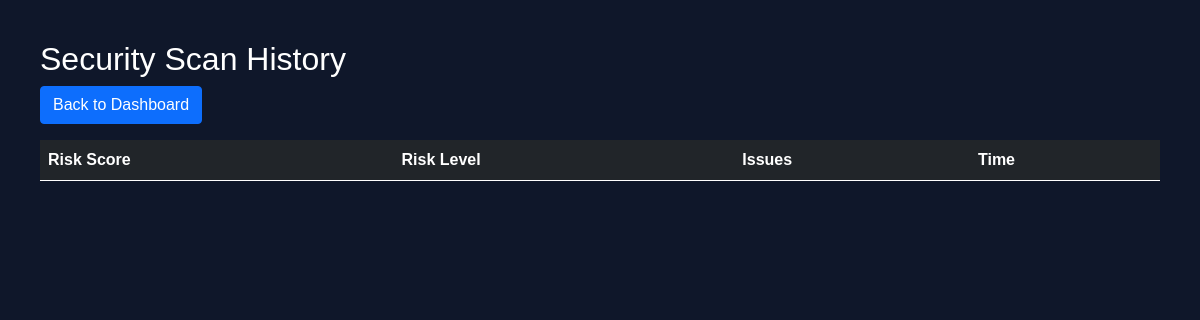
Page /history (signed in) on the earlier database version.
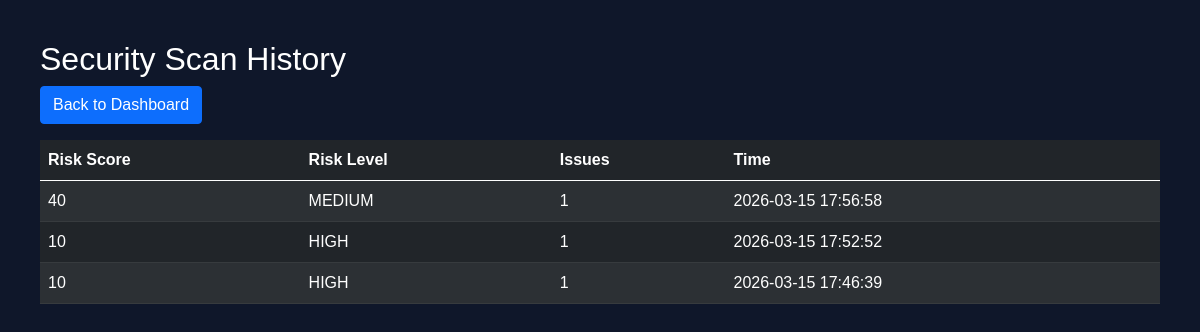
Same page on the later database version.
### tables this page shows
CREATE TABLE scans (
            id INTEGER PRIMARY KEY AUTOINCREMENT,
            username TEXT,
            risk_score INTEGER,
            risk_level TEXT,
            issues_count INTEGER,
            timestamp DATETIME DEFAULT CURRENT_TIMESTAMP
        );

### app.py (the view)
@app.route("/history")
def history():
    if "username" not in session:
        return redirect(url_for("auth.login"))
    username = session["username"]
    scans = get_scan_history(username)
    return render_template("history.html", scans=scans)

### database/db.py (called while the page is built)
def get_scan_history(username):
    conn = sqlite3.connect(DB_NAME)
    cursor = conn.cursor()
    cursor.execute(
        """
        SELECT risk_score, risk_level, issues_count, timestamp
        FROM scans
        WHERE username = ?
        ORDER BY timestamp DESC
    """,
        (username,),
    )
    rows = cursor.fetchall()
    conn.close()
    return rows

### templates/history.html (shortened to what this page needs)
<!DOCTYPE html>
<html>
<head>
<link href="https://cdn.jsdelivr.net/npm/bootstrap@5.0.0-beta3/dist/css/bootstrap.min.css" rel="stylesheet">
</head>
<body>
<h2>Security Scan History</h2>
<a href="/" class="btn btn-primary mb-3">Back to Dashboard</a>
<table class="table table-dark table-striped">
<thead>
<tr>
<th>Risk Score</th>
<th>Risk Level</th>
<th>Issues</th>
<th>Time</th>
</tr>
</thead>
<tbody>
{% for scan in scans %}
<tr>
<td>{{ scan[0] }}</td>
<td>{{ scan[1] }}</td>
<td>{{ scan[2] }}</td>
<td>{{ scan[3] }}</td>
</tr>
{% endfor %}
</tbody>
</table>
</body>
</html>

### templates/history.html (style rules this page uses)
body { background:#0f172a; color:white; font-family:Arial; padding:40px; }
table { background:#1e293b; }

Differences in the rows shown:
added scans: risk_score "40", risk_level "MEDIUM", issues_count "1", timestamp "2026-03-15 17:56:58"
added scans: risk_score "10", risk_level "HIGH", issues_count "1", timestamp "2026-03-15 17:52:52"
added scans: risk_score "10", risk_level "HIGH", issues_count "1", timestamp "2026-03-15 17:46:39"
